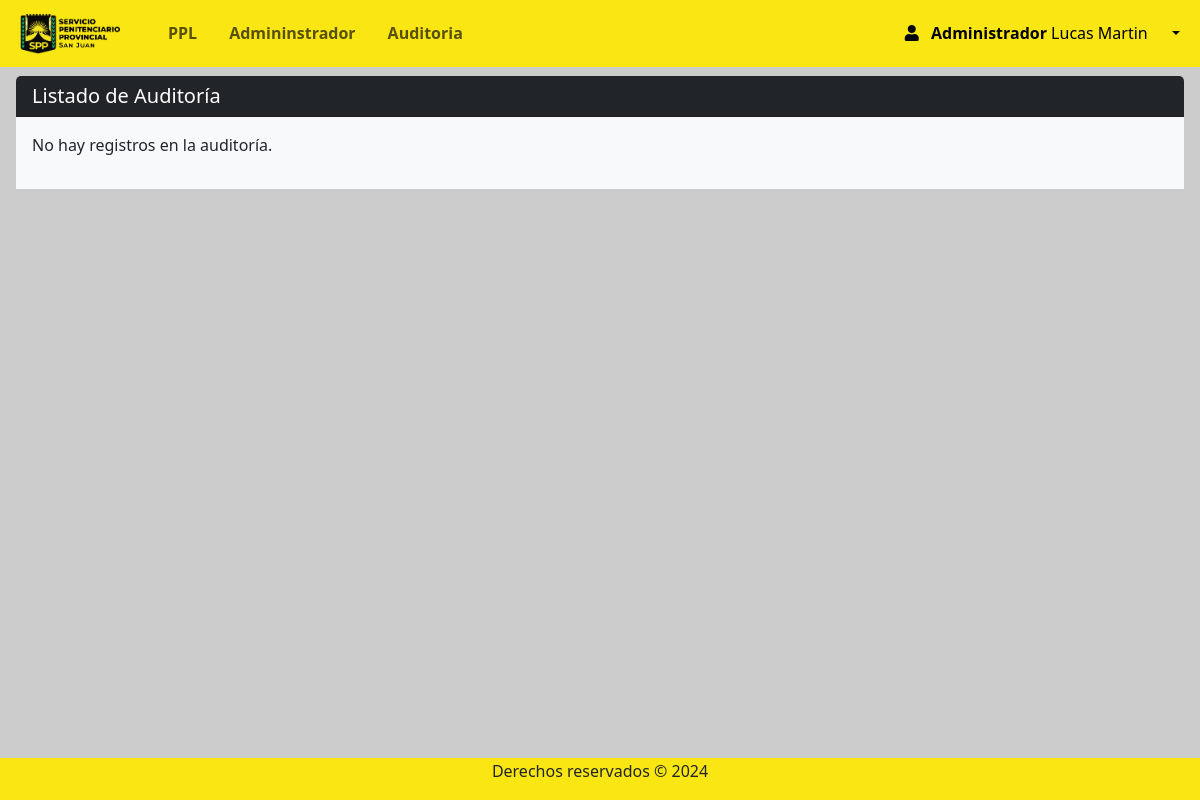
Page /Views/admin/auditoria.php (signed in) on the earlier database version.
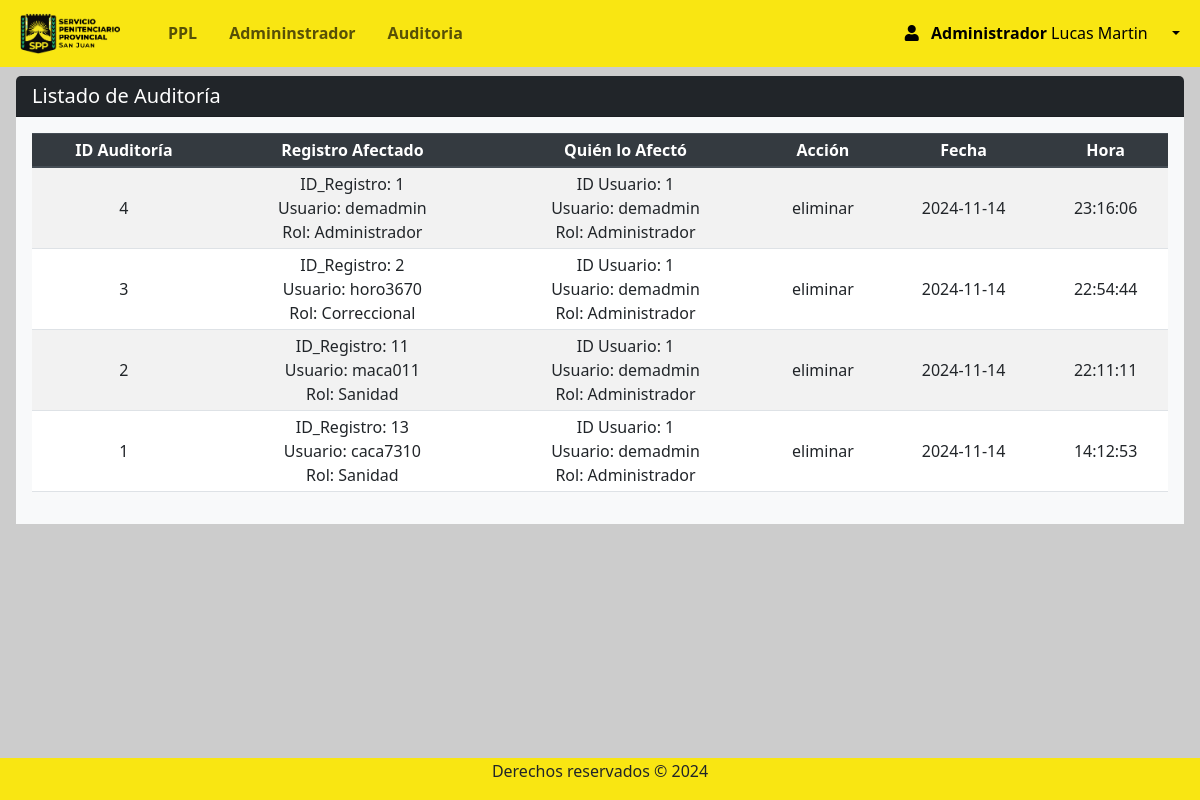
Same page on the later database version.
### tables this page shows
CREATE TABLE `rol` (
  `id_rol` int(11) NOT NULL,
  `nombre_rol` varchar(50) NOT NULL
);

CREATE TABLE `auditoria` (
  `id_auditoria` int(11) NOT NULL,
  `id_usuario` int(11) NOT NULL,
  `accion` varchar(50) NOT NULL,
  `tabla_afectada` varchar(50) NOT NULL,
  `registro_id` int(11) NOT NULL,
  `fecha` timestamp NOT NULL DEFAULT current_timestamp(),
  `detalles` varchar(255) DEFAULT NULL
);

CREATE TABLE `usuarios` (
  `id_usuario` int(11) NOT NULL,
  `id_persona` int(11) NOT NULL,
  `id_rol` int(11) NOT NULL,
  `nombre_usuario` varchar(50) NOT NULL,
  `contrasena` varchar(255) NOT NULL,
  `fecha_creacion` datetime DEFAULT current_timestamp(),
  `activo` tinyint(1) DEFAULT 1
);

### Views/admin/auditoria.php (the view, shortened to what this page needs)
<?php
require 'navbar.php';
require '../../conn/connection.php';
$query = "SELECT a.*,
                 u.nombre_usuario AS nombre_usuario_afecto,
                 r.nombre_rol AS rol_afecto,
                 u2.nombre_usuario AS nombre_usuario_registro,
                 r2.nombre_rol AS rol_registro,
                 DATE_FORMAT(a.fecha, '%Y-%m-%d') AS fecha_solo,
                 DATE_FORMAT(a.fecha, '%H:%i:%s') AS hora_solo
          FROM auditoria a
          LEFT JOIN usuarios u ON a.id_usuario = u.id_usuario
          LEFT JOIN rol r ON u.id_rol = r.id_rol
          LEFT JOIN usuarios u2 ON a.registro_id = u2.id_usuario
          LEFT JOIN rol r2 ON u2.id_rol = r2.id_rol
          ORDER BY a.fecha DESC";
$statement = $db->prepare($query);
$statement->execute();
$auditoria = $statement->fetchAll(PDO::FETCH_ASSOC);
?>
<section class="content mt-3">
    <div class="row">
        <div class="col mx-3">
            <div class="row">
                <div class="col">
                    <div class="card rounded-2 border-0">
                        <h5 class="card-header bg-dark text-white">Listado de Auditoría</h5>
                        <div class="card-body bg-light">
                            <?php if (count($auditoria) > 0): ?>
                                <table id="example" class="table table-striped table-sm" style="width:100%">
                                    <thead class="thead-dark">
                                        <tr>
                                            <th>ID Auditoría</th>
                                            <th>Registro Afectado</th>
                                            <th>Quién lo Afectó</th>
                                            <th>Acción</th>
                                            <th>Fecha</th>
                                            <th>Hora</th>
                                        </tr>
                                    </thead>
                                    <tbody>
                                        <?php foreach ($auditoria as $registro): ?>
                                            <tr>
                                                <td><?php echo htmlspecialchars($registro['id_auditoria']); ?></td>
                                                <td>
                                                    ID_Registro: <?php echo htmlspecialchars($registro['registro_id']); ?><br>
                                                    Usuario: <?php echo htmlspecialchars($registro['nombre_usuario_registro']); ?><br>
                                                    Rol: <?php echo htmlspecialchars($registro['rol_registro']); ?>
                                                </td>
                                                <td>
                                                    ID Usuario: <?php echo htmlspecialchars($registro['id_usuario']); ?><br>
                                                    Usuario: <?php echo htmlspecialchars($registro['nombre_usuario_afecto']); ?><br>
                                                    Rol: <?php echo htmlspecialchars($registro['rol_afecto']); ?><br>
                                                </td>
                                                <td><?php echo htmlspecialchars($registro['accion']); ?></td>
                                                <td><?php echo htmlspecialchars($registro['fecha_solo']); ?></td>
                                                <td><?php echo htmlspecialchars($registro['hora_solo']); ?></td>
                                            </tr>
                                        <?php endforeach; ?>
                                    </tbody>
                                </table>
                            <?php else: ?>
                                <p>No hay registros en la auditoría.</p>
                            <?php endif; ?>
                        </div>
                    </div>
                </div>
            </div>
        </div>
    </div>
</section>
<? require 'footer.php'; ?>

### Views/admin/navbar.php (shortened to what this page needs)
<?php
require '../../conn/connection.php';
$id_rol = $_SESSION['id_rol'];
$query = "SELECT nombre_rol FROM rol WHERE id_rol = ?";
$stmt = $conexion->prepare($query);
$stmt->bind_param("i", $id_rol);
$stmt->execute();
$result = $stmt->get_result();
if ($result && $result->num_rows > 0) {
  $rol = $result->fetch_assoc();
  $nombre_rol = $rol['nombre_rol'];
} else {
  $nombre_rol = "Usuario Desconocido";
}
?>
<!DOCTYPE html>
<html lang="es">
<head>
  <link rel="stylesheet" href="https://use.fontawesome.com/releases/v5.8.2/css/all.css">
  <link rel="stylesheet" href="../../css/style.css">
  <link href="https://cdn.jsdelivr.net/npm/bootstrap@5.3.2/dist/css/bootstrap.min.css" rel="stylesheet">
  <link rel="stylesheet" href="https://maxcdn.bootstrapcdn.com/bootstrap/4.5.2/css/bootstrap.min.css">
  <link rel="stylesheet" href="https://cdnjs.cloudflare.com/ajax/libs/twitter-bootstrap/5.3.0/css/bootstrap.min.css">
  <link rel="stylesheet" href="https://cdn.datatables.net/1.13.7/css/dataTables.bootstrap5.min.css">
  <link rel="stylesheet" type="text/css" href="https://cdn.datatables.net/1.13.1/css/dataTables.bootstrap5.min.css" />
  <link rel="stylesheet" type="text/css" href="https://cdn.datatables.net/buttons/2.3.3/css/buttons.bootstrap5.min.css" />
  <link rel="stylesheet" href="https://cdn.jsdelivr.net/npm/bootstrap@5.3.0-alpha1/dist/css/bootstrap.min.css" />
  <link rel="stylesheet" href="https://cdnjs.cloudflare.com/ajax/libs/font-awesome/6.2.1/css/all.min.css" />
  <link rel="stylesheet" href="https://cdnjs.cloudflare.com/ajax/libs/font-awesome/5.15.4/css/all.min.css">
</head>
<body>
  <div style="height:60px">
    <nav class="navbar navbar-expand-lg fixed-top " style="background-color: #f9e612;">
      <div class="container-fluid ml-2 ">
        <a href="index.php" class="navbar-brand mb-0 pr-4 ">
          <img class="d-line-block align-top " src="../../img/LOGO2.ico" width="100px" style="margin-right:0px">
        </a>
        <div class="collapse navbar-collapse " id="navbarNav">
          <ul class="navbar-nav mr-auto ">
            <li class="nav-item  pr-3">
              <a class="nav-link " href="ppl_index.php"><b>PPL</b></a>
            </li>
            <?php
            if ($_SESSION['id_rol'] === 1) {
            ?>
              <li class="nav-item  pr-3">
                <a class="nav-link " href="admin_index.php"><b>Admininstrador</b></a>
              </li>
            <?php
            }
            ?>
            <li class="nav-item  pr-3">
              <a class="nav-link " href="auditoria.php"><b>Auditoria</b></a>
            </li>
          </ul>
          <form class="form-inline d-flex justify-content-end">
            <div class="collapse navbar-collapse" id="navbarNav">
              <ul class="navbar-nav">
                <li class="nav-item dropdown">
                  <a class="nav-link dropdown-toggle active" href="#" role="button" data-bs-toggle="dropdown" aria-expanded="false">
                    <i class="fas fa-user pr-2"></i>
                    <span class="mr-3">
                      <b>
                      <?php if (isset($nombre_rol)) : ?>
                        <?php echo $nombre_rol; ?>
                      <?php else : ?>
                        "Usuario Desconocido"
                      <?php endif; ?>
                      </b>
                      <span>
                        <?php if (isset($_SESSION['nombres'])) : ?>
                          <?php echo $_SESSION['nombres']; ?>
                        <?php endif; ?>
                      </span>
                    </span>
                  </a>
                </li>
            </div>
          </form>
        </div>
      </div>
    </nav>
  </div>

### Views/admin/footer.php (shortened to what this page needs)
        <br/><br/>
        <footer class=" "style="background-color: #f9e612;">
                <p>Derechos reservados &copy; 2024</p>
        </footer>
    </body>
</html>

### css/style.css (style rules this page uses)
body { position: relative; padding-bottom: 10px; min-height: 100vh; }
th, td { text-align: center !important; vertical-align: middle !important; }

### Views/admin/navbar.php (style rules this page uses)
body { background: #cccccc; }

### Views/admin/footer.php (style rules this page uses)
footer { background: #1b1e21; width: 100%; padding: 1px; position: absolute; bottom:0; }
footer p { text-align: center; }

Differences in the rows shown:
added auditoria: id_auditoria "4", registro "1", id_usuario.nombre_usuario "demadmin", rol.nombre_rol "Administrador", id_usuario "1", accion "eliminar", fecha_solo "2024-11-14", hora_solo "23:16:06"
added auditoria: id_auditoria "3", registro "2", usuarios.nombre_usuario "horo3670", rol.nombre_rol "Correccional", id_usuario "1", id_usuario.nombre_usuario "demadmin", rol.nombre_rol "Administrador", accion "eliminar", fecha_solo "2024-11-14", hora_solo "22:54:44"
added auditoria: id_auditoria "2", registro "11", usuarios.nombre_usuario "maca011", rol.nombre_rol "Sanidad", id_usuario "1", id_usuario.nombre_usuario "demadmin", rol.nombre_rol "Administrador", accion "eliminar", fecha_solo "2024-11-14", hora_solo "22:11:11"
added auditoria: id_auditoria "1", registro "13", usuarios.nombre_usuario "caca7310", rol.nombre_rol "Sanidad", id_usuario "1", id_usuario.nombre_usuario "demadmin", rol.nombre_rol "Administrador", accion "eliminar", fecha_solo "2024-11-14", hora_solo "14:12:53"
Other differences:
text no longer shown: "No hay registros en la auditoría."
text now shown: "ID Auditoría Registro Afectado Quién lo Afectó Acción Fecha Hora"
